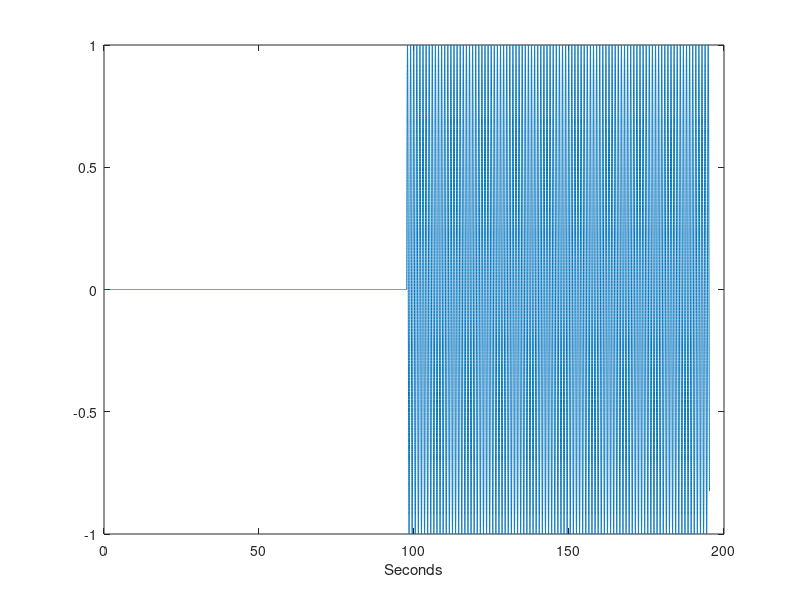

The MATLAB script that drew this image: (Note: this script raises an error after producing the figure.)
%% Generate a test set consisting of truncated sine at testFreq
srate = 512;
testFreq = 2;
sampleStep = 1/512;
steps = 50000;
t = (0:(steps-1))/srate;
x = sin(pi*testFreq*t);
xtrunc = [zeros(1, 50000), x];
ttrunc = (0:(length(xtrunc)-1))/srate;
figure
plot(ttrunc, xtrunc)
xlabel('Seconds')

%% Create original EEG data with different amounts of random noise
EEGOrig = cell(1, length(eps));
trials = 100;
eps = [0, 0.01, 0.1, 0.2, 0.5, 1];
nbchan = trials;
for k = 1:length(eps)
    EEG = eeg_emptyset();
    data = zeros(nbchan, length(xtrunc));
    for j = 1:trials
        data(j, :) = xtrunc + random('normal', 0, eps(k), size(xtrunc));
    end
    
    EEG.nbchan = nbchan;
    EEG.data = data;
    EEG.srate = srate;
    EEG.npts = size(data, 2);
    pop_saveset(EEG, 'EEGTemp1.set');
    EEG = pop_loadset('filename','EEGTemp1.set','filepath','D:\\StandardCodeVersioned\\');
    EEGOrig{k} = EEG;
end

%% Filter the data using different methods and different HF cutoffs
trendCutoff = [0.2, 0.3, 0.5, 1, 1.5] ;
methods = {'New', 'Sinc', 'Trend'};
EEGFilt = cell(length(methods), length(trendCutoff), length(eps));
%% Filter using the different methods
for k = 1:length(trendCutoff)
    for j = 1:length(eps)
       EEGFilt{1, k, j} = pop_eegfiltnew(EEGOrig{j}, trendCutoff(k), []);
       fOrder = round(14080*srate/512);
       fOrder = fOrder + mod(fOrder, 2);  % Must be even
       EEGFilt{2, k, j} = pop_firws(EEGOrig{j}, 'fcutoff', trendCutoff(k), 'ftype', 'highpass', ...
                      'wtype', 'blackman', 'forder', fOrder, 'minphase', 0);
       windowSize = 1.5/trendCutoff(k);
       stepSize = 0.02;
       EEGTemp = EEGOrig{j};
       EEGTemp.data = localDetrend(EEGTemp.data', EEG.srate, windowSize, stepSize)';
       EEGFilt{3, k, j} = EEGTemp;
    end
end

%%  Comparison by noise level
typeSymbols = {'s', '+', '^'};
typeLetters = {'N', 'S', 'T'};
typeNames = {'New', 'Sinc', 'Trend'};
cutValues = {'orig' '02', '03', '05', '10', '15'};
filtType = 3;
pointRange = 30;
tRange = (steps - pointRange):(steps + pointRange);
tNew = ttrunc(tRange);
titleString = ['Filter:' typeNames{filtType}  'Dataset: trunc ' ...
    num2str(testFreq) ' Hz   noise:' ];
colorsFilt = [0, 0, 0; 0, 0.5, 1; 1, 0, 0];
colorsCutoff = jet(5);
for k = 1:length(eps)
   theTitle = [titleString num2str(eps(k))];
   figure('Name', theTitle)
   hold on
   data = EEGOrig{k}.data(:, tRange); 
   plot(tNew, mean(data), 'Color', [0.8, 0.8, 0.8], 'LineWidth', 3);
   for j = 1:length(trendCutoff)
      data = EEGFilt{filtType, j, k}.data(:, tRange); 
      plot(tNew, mean(data), 'Color', colorsCutoff(j, :));
   end
   hold off
   title(theTitle, 'Interpreter', 'none')
   xlabel('Seconds')
   ylabel('mV')
   legend(cutValues)
end

%%  Comparison by cutoff
typeSymbols = {'s', '+', '^'};
typeLetters = {'N', 'S', 'T'};
typeNames = {'New', 'Sinc', 'Trend'};
cutValues = {'orig' '02', '03', '05', '10', '15'};
filtType = 3;
pointRange = 30;
tRange = (steps - pointRange):(steps + pointRange);
tNew = ttrunc(tRange);
titleString = ['Dataset: trunc '  num2str(testFreq) ' Hz   noise:' ];
typeNames1 = {'Orig', 'New', 'Sinc', 'Trend'};
colorsFilt = [0, 0, 0; 0, 0.5, 1; 1, 0, 0];
for k = 1:length(eps)
    data = EEGOrig{k}.data(:, tRange);
    for j = 1:length(trendCutoff)
        theTitle = [titleString num2str(eps(k)) ' cutoff: ' num2str(trendCutoff(j))];
        figure('Name', theTitle)
        plot(tNew, mean(data), 'Color', [0.8, 0.8, 0.8], 'LineWidth', 3);
        hold on
        for filtType = 1:length(typeNames)  
            data = EEGFilt{filtType, j, k}.data(:, tRange);
            plot(tNew, mean(data), 'Color', colorsFilt(filtType, :));
        end
        hold off
        title(theTitle, 'Interpreter', 'none')
        xlabel('Seconds')
        ylabel('mV')
        legend(typeNames1)
    end
end